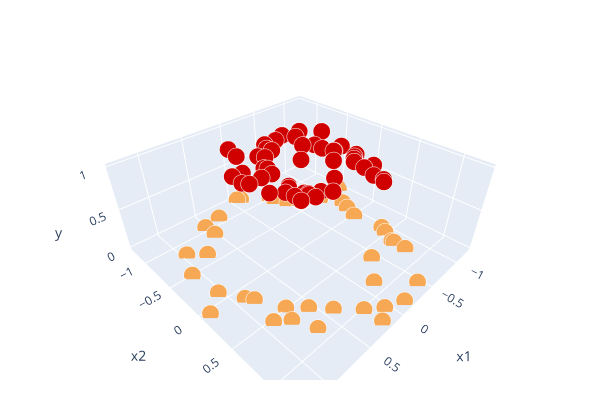

Source (notebook cell):
### Code cell
c_scale = [[0, "rgb(247, 168, 84)"], [1, "rgb(209, 0, 0)"]]

def create_scatter(x, y, plot_type):
    
    return go.Scatter3d(
                x=x[:, 0], y=x[:, 1], z=y,
                mode="markers",
                marker=dict(
                    size=6,
                    color=y,
                    colorscale=c_scale if plot_type == "pred" else "Blugrn",
                    line=dict(width=4, color="White"),
                ),
            )

def format_plot(fig):
  return fig.update_layout(
      scene=dict(
          xaxis_title="x1", 
          yaxis_title="x2", 
          zaxis_title="y"
      ),
      height=400,
      width=600,
      margin=dict(l=10, r=10, t=40, b=20),
  )

fig = go.Figure()
fig.add_trace(create_scatter(x, y, "pred"))
fig = format_plot(fig)
fig.show()

### Figure 1 — Plotly figure (JSON) as saved in the notebook; plotly's stock layout.template omitted (floating-point values rounded to 4 significant figures)
{"data": [{"marker": {"color": [0, 1, 0, 1, 1, 1, 0, 1, 1, 1, 1, 1, 1, 0, 0, 0, 0, 0, 0, 0, 0, 1, 0, 1, 0, 0, 0, 1, 1, 1, 1, 1, 1, 1, 1, 0, 0, 1, 1, 1, 0, 1, 0, 0, 0, 0, 0, 0, 0, 0, 1, 1, 0, 0, 0, 1, 0, 0, 0, 1, 0, 0, 1, 1, 1, 1, 0, 1, 0, 1, 0, 0, 0, 1, 1, 1, 0, 1, 1, 1, 1, 1, 1, 1, 1, 1, 1, 1, 1, 1], "colorscale": [[0, "rgb(247, 168, 84)"], [1, "rgb(209, 0, 0)"]], "line": {"color": "White", "width": 4}, "size": 6}, "mode": "markers", "type": "scatter3d", "x": [-0.9283, 0.1277, 0.9139, 0.3515, -0.6013, 0.4117, -0.4001, -0.4602, 0.4072, 0.2788, 0.3163, 0.3192, -0.3261, 0.2138, 0.4206, -0.8196, -0.859, -0.856, -0.3952, 0.6819, 0.8024, 0.1224, 0.7813, -0.4743, 0.9636, 1.094, 0.5684, 0.5867, -0.09008, -0.3024, 0.2922, -0.5491, 0.168, -0.4066, 0.5294, -0.9754, -0.7778, 0.4185, -0.3225, -0.4671, 1.253, 0.2953, 0.5482, 0.3266, 0.906, -0.1294, -0.4287, 0.5436, -0.06881, 0.7218, -0.02051, -0.0588, 0.8608, -0.3965, -0.6579, 0.5977, 0.07078, -0.1081, -0.9049, 0.4267, 0.2266, -0.7127, -0.3501, 0.3329, -0.7232, -0.4188, -0.4802, -0.2059, -0.1269, 0.283, -0.7788, -1.209, 1.051, 0.4805, 0.5582, -0.5141, -0.778, 0.2596, -0.5658, -0.4203, -0.4219, -0.356, 0.3022, -0.007856, -0.5084, -0.05677, -0.3388, 0.2971, -0.4273, 0.1945], "y": [-0.1295, -0.3941, 0.1469, 0.1828, -0.01992, -0.1166, 0.646, -0.004503, 0.3141, -0.2367, 0.3367, -0.6098, -0.3198, 1.227, 0.8271, -0.4972, 0.4911, 0.03746, -0.8825, 0.8754, -0.6295, 0.4993, 0.649, 0.2489, -0.7793, -0.4722, 0.6532, -0.3241, -0.1057, 0.1324, 0.4517, -0.5925, -0.4583, 0.4301, 0.1279, -0.2412, 0.8136, 0.4035, 0.7157, -0.0004631, 0.07072, 0.3684, -1.038, -1.082, 0.5438, 1.234, 1.187, -0.8594, -1.241, 0.5071, -0.4606, 0.3577, 0.2236, -0.9756, -0.7122, -0.1696, 1.15, -1.216, 0.4121, 0.2192, 1.029, -0.6453, 0.5811, 0.1624, -0.4115, -0.5188, -0.733, -0.6072, 0.8797, -0.792, 0.6401, -0.5093, -0.08909, -0.3085, -0.1108, 0.2223, 0.6663, -0.2052, 0.2041, -0.1263, -0.2385, 0.6894, 0.3835, -0.5259, 0.4646, -0.6136, -0.6492, -0.1014, 0.2892, 0.4222], "z": [0, 1, 0, 1, 1, 1, 0, 1, 1, 1, 1, 1, 1, 0, 0, 0, 0, 0, 0, 0, 0, 1, 0, 1, 0, 0, 0, 1, 1, 1, 1, 1, 1, 1, 1, 0, 0, 1, 1, 1, 0, 1, 0, 0, 0, 0, 0, 0, 0, 0, 1, 1, 0, 0, 0, 1, 0, 0, 0, 1, 0, 0, 1, 1, 1, 1, 0, 1, 0, 1, 0, 0, 0, 1, 1, 1, 0, 1, 1, 1, 1, 1, 1, 1, 1, 1, 1, 1, 1, 1]}], "layout": {"height": 400, "margin": {"b": 20, "l": 10, "r": 10, "t": 40}, "scene": {"xaxis": {"title": {"text": "x1"}}, "yaxis": {"title": {"text": "x2"}}, "zaxis": {"title": {"text": "y"}}}, "width": 600}}
